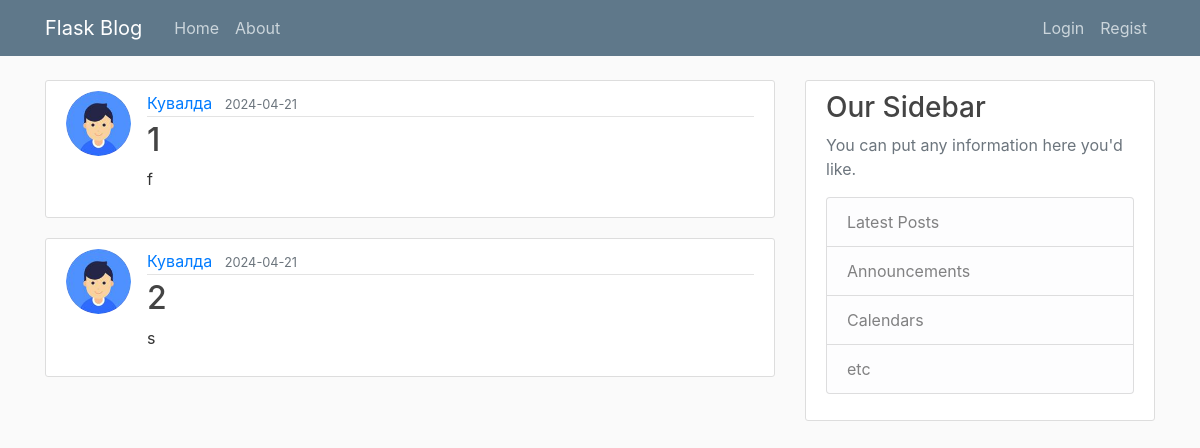
The page / on the database its author committed.
### flaskblog/models.py (models this page shows, shortened)
class Post(db.Model):
    id = db.Column(db.Integer, primary_key=True)
    title = db.Column(db.String(80), nullable=False)
    date_posted = db.Column(db.DateTime, nullable=False, default= datetime.now(timezone.utc))
    content = db.Column(db.Text, nullable=False)
    user_id = db.Column(db.Integer, db.ForeignKey('user.id'), nullable=False)

class User(db.Model, UserMixin):
    id = db.Column(db.Integer, primary_key=True)
    username = db.Column(db.String(20), unique=True, nullable=False)
    email = db.Column(db.String(120), unique=True, nullable=False)
    image_file = db.Column(db.String(20), nullable=False, default='default.jpg')
    password = db.Column(db.String(60), nullable=False)
    posts = db.relationship('Post', backref='author', lazy=True)

### flaskblog/routs.py (the view)
@app.route("/")
def index():
    page = request.args.get('page', 1, type=int)
    posts = Post.query.order_by(Post.date_posted.desc()).paginate(page=page ,per_page=2)#метод paginate позволяет разбивать выводимые посты на несколько страниц
    return render_template("home.html", posts = posts)

### flaskblog/templates/home.html (shortened to what this page needs)
{%extends "base.html" %}
{% block body %}
    {% for post in posts %}
        <article class="media content-section">
          <img class = "rounded-circle article-img" src="{{ url_for('static', filename = 'profile_pics/' + post.author.image_file) }}">
          <div class="media-body">
            <div class="article-metadata">
              <a class="mr-2" href="#">{{ post.author.username }}</a>
              <small class="text-muted">{{ post.date_posted.strftime('%Y-%m-%d') }}</small>
            </div>
            <h2><a class="article-title" href="{{ url_for('post', post_id = post.id) }}">{{ post.title }}</a></h2>
            <p class="article-content">{{ post.content }}</p>
          </div>
        </article>
    {% endfor %}
{% endblock %}

### flaskblog/static/main.css (style rules this page uses)
body { background: #fafafa; color: #333333; margin-top: 5rem; }
h1, h2, h3, h4, h5, h6 { color: #444444; }
.content-section { background: #ffffff; padding: 10px 20px; border: 1px solid #dddddd; border-radius: 3px; margin-bottom: 20px; }
.article-title { color: #444444; }
.article-content { white-space: pre-line; }
.article-img { height: 65px; width: 65px; margin-right: 16px; }
.article-metadata { padding-bottom: 1px; margin-bottom: 4px; border-bottom: 1px solid #e3e3e3 }

### rows shown on the page
Post: image_file (picture), author.username "Кувалда", date_posted "2024-04-21", title "1", content "f"
Post: image_file (picture), author.username "Кувалда", date_posted "2024-04-21", title "2", content "s"
